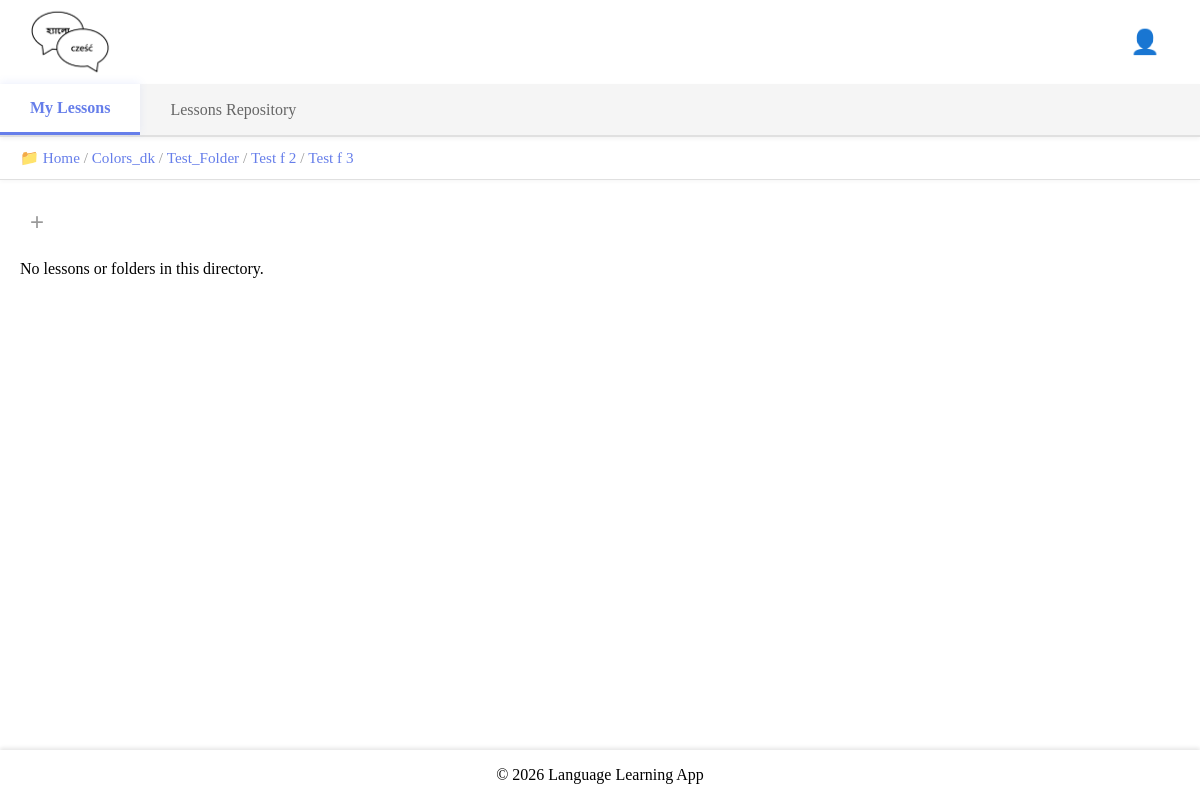
The page /my-lessons/directory/11/ (signed in) on the database as committed earlier.
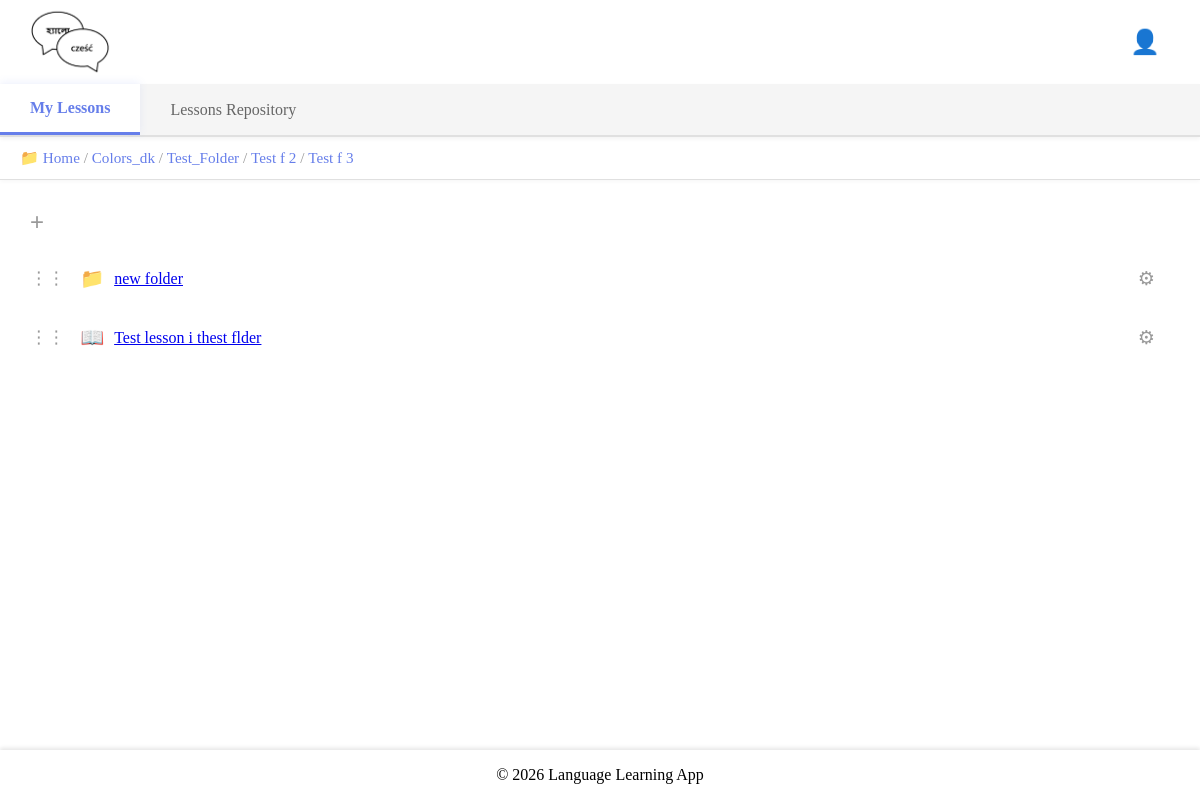
The same page on the database as committed later.
### base/models.py (models this page shows, shortened)
class UserDirectory(models.Model):
    name = models.CharField(max_length=255)
    user = models.ForeignKey(
        User, on_delete=models.CASCADE, related_name="directories"
    )
    parent_directory = models.ForeignKey(
        "self",
        null=True,
        blank=True,
        on_delete=models.CASCADE,
        related_name="subdirectories",
    )
    is_root = models.BooleanField(default=False)
    created = models.DateTimeField(auto_now_add=True)
    updated = models.DateTimeField(auto_now=True)
    class Meta:
        ordering = ["name"]
        unique_together = ("user", "parent_directory", "name")
    def get_path(self):
        path = []
        current = self
        visited = set()
        while current is not None:
            if current.id in visited:
                break
            visited.add(current.id)
            path.insert(0, current)
            current = current.parent_directory
        return path
    @classmethod
    def get_or_create_root_directory(cls, user):
        root_dir, created = cls.objects.get_or_create(
            user=user,
            is_root=True,
            defaults={"name": "Home", "parent_directory": None}
        )
        return root_dir

class UserLesson(models.Model):
    user = models.ForeignKey(User, on_delete=models.CASCADE)
    lesson = models.ForeignKey(Lesson, on_delete=models.CASCADE)
    directory = models.ForeignKey(
        "UserDirectory",
        on_delete=models.SET_NULL,
        null=True,
        blank=True,
        related_name="lessons",
    )
    target_progress = models.PositiveIntegerField(
        default=3, validators=[MinValueValidator(1)]
    )
    practice_window = models.PositiveIntegerField(
        default=10, validators=[MinValueValidator(1)]
    )
    allowed_error_margin = models.PositiveIntegerField(
        default=0, validators=[MinValueValidator(0)]
    )
    class Meta:
        unique_together = ("user", "lesson")

class Lesson(models.Model):
    title = models.CharField(max_length=255)
    description = models.TextField(
        blank=True, help_text="Brief description of the lesson."
    )
    prompt_language = models.ForeignKey(
        Language, on_delete=models.CASCADE, related_name="prompt_lessons"
    )
    translation_language = models.ForeignKey(
        Language, on_delete=models.CASCADE, related_name="translation_lessons"
    )
    author = models.ForeignKey(
        User,
        on_delete=models.CASCADE,
        related_name="authored_lessons",
    )
    changes_log = models.TextField(
        blank=True, help_text="Log of changes made to this lesson."
    )
    access_type = models.ForeignKey(AccessType, on_delete=models.PROTECT, default=1)
    original_lesson = models.ForeignKey(
        "self", null=True, blank=True, on_delete=models.SET_NULL
    )
    updated = models.DateTimeField(auto_now=True)
    created = models.DateTimeField(auto_now_add=True)

### base/views.py (the view, shortened to what this page needs)
# urls.py: path("my-lessons/", views.myLessons, name="my-lessons"),
@login_required(login_url="login")
def myLessons(request, directory_id=None):
    user = request.user
    root_directory = UserDirectory.get_or_create_root_directory(user)
    if directory_id:
        current_directory = get_object_or_404(UserDirectory, id=directory_id, user=user)
    else:
        current_directory = root_directory
    subdirectories = UserDirectory.objects.filter(
        user=user, parent_directory=current_directory
    ).order_by(Lower("name"))
    user_lessons = UserLesson.objects.filter(
        user=user, directory=current_directory
    ).select_related(
        "lesson", "lesson__prompt_language", "lesson__translation_language"
    ).order_by(Lower("lesson__title"))
    orphan_lessons = UserLesson.objects.filter(
        user=user, directory__isnull=True
    )
    breadcrumb_path = current_directory.get_path()
    request.session['current_directory_id'] = current_directory.id
    directory_form = UserDirectoryForm(user=user, parent_directory=current_directory)
    context = {
        "user": user,
        "my_lessons": user_lessons,
        "subdirectories": subdirectories,
        "current_directory": current_directory,
        "breadcrumb_path": breadcrumb_path,
        "root_directory": root_directory,
        "directory_form": directory_form,
    }
    return render(request, "base/authenticated/my_lessons/my_lessons.html", context)

### base/templates/base/authenticated/my_lessons/my_lessons.html (shortened to what this page needs)
{% extends 'base/layouts/my_lessons_layout.html' %}
{% block tab_content %}
<div class="add-new-dropdown">
    <div class="dropdown">
        <button class="dropdown-btn add-btn" data-menu="add-menu">&#43;</button>
    </div>
</div>
<div class="my-lessons-container">
    {% if subdirectories %}
    <div class="directories-list">
        {% for subdir in subdirectories %}
            <div class="directory-item droppable"
                 draggable="true"
                 data-type="directory"
                 data-id="{{ subdir.id }}"
                 data-target-id="{{ subdir.id }}">
                <span class="drag-handle">⋮⋮</span>
                <span class="directory-icon">📁</span>
                <a href="{% url 'my-lessons-directory' subdir.id %}" class="directory-link">{{ subdir.name }}</a>
                <span class="directory-actions">
                    <div class="dropdown">
                        <button class="dropdown-btn" data-menu="dir-{{ subdir.id }}">&#9881;</button>
                    </div>
                </span>
            </div>
        {% endfor %}
    </div>
    {% endif %}
    <div class="lessons-list">
        {% if my_lessons %}
        {% for my_lesson in my_lessons %}
            <div class="lesson-item draggable"
                 draggable="true"
                 data-type="lesson"
                 data-id="{{ my_lesson.id }}">
                <span class="drag-handle">⋮⋮</span>
                <span class="lesson-icon">📖</span>
                <a href="{% url 'my-lesson-details' my_lesson.id %}">{{ my_lesson.lesson.title }}</a>
                <span class="lesson-actions">
                    <div class="dropdown">
                        <button class="dropdown-btn" data-menu="lesson-{{ my_lesson.id }}">&#9881;</button>
                    </div>
                </span>
            </div>
        {% endfor %}
        {% else %}
            {% if not subdirectories %}
            <p>No lessons or folders in this directory.</p>
            {% endif %}
        {% endif %}
    </div>
</div>
{% endblock tab_content %}

### base/templates/base/layouts/includes/breadcrumb.html (shortened to what this page needs)
<nav class="breadcrumb-nav">
    <span>📁 </span>
    {% for dir in breadcrumb_path %}
        {% if dir.is_root %}
            <a href="{% url 'my-lessons' %}">{{ dir.name }}</a>
        {% else %}
            <a href="{% url 'my-lessons-directory' dir.id %}">{{ dir.name }}</a>
        {% endif %}
        {% if not forloop.last %}
            <span> / </span>
        {% endif %}
    {% endfor %}
</nav>

Rows that differ between the two databases and show on the page:
added UserDirectory: name "new folder"
now on this page (row edited): UserLesson: lesson "Test lesson i thest flder"
Other text that changed with them:
text no longer shown: "No lessons or folders in this directory."
